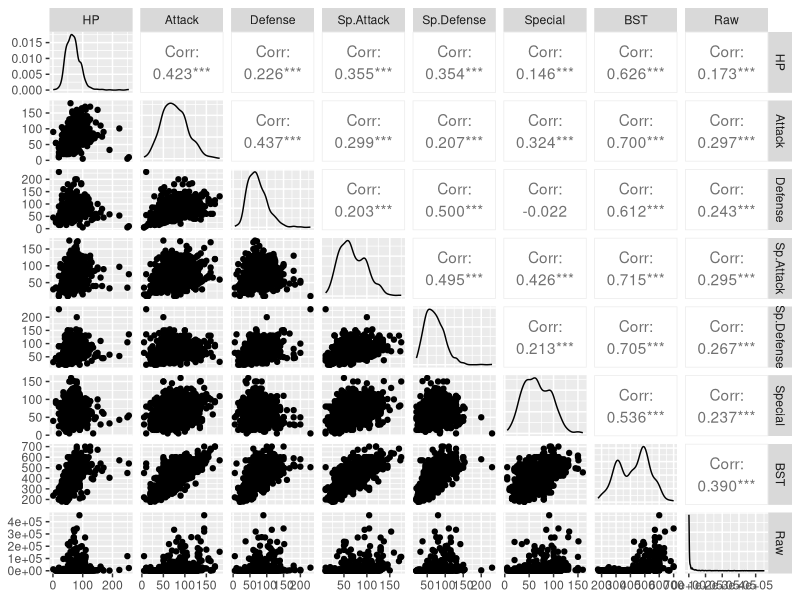
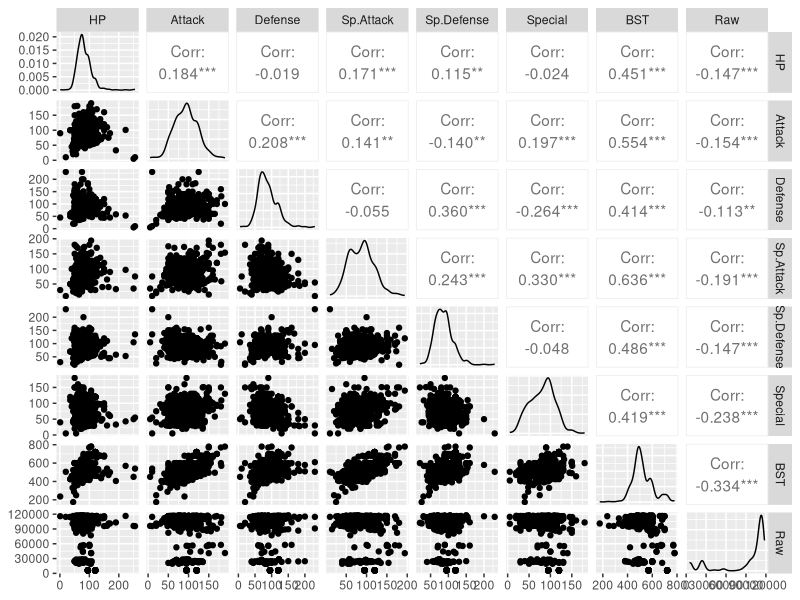
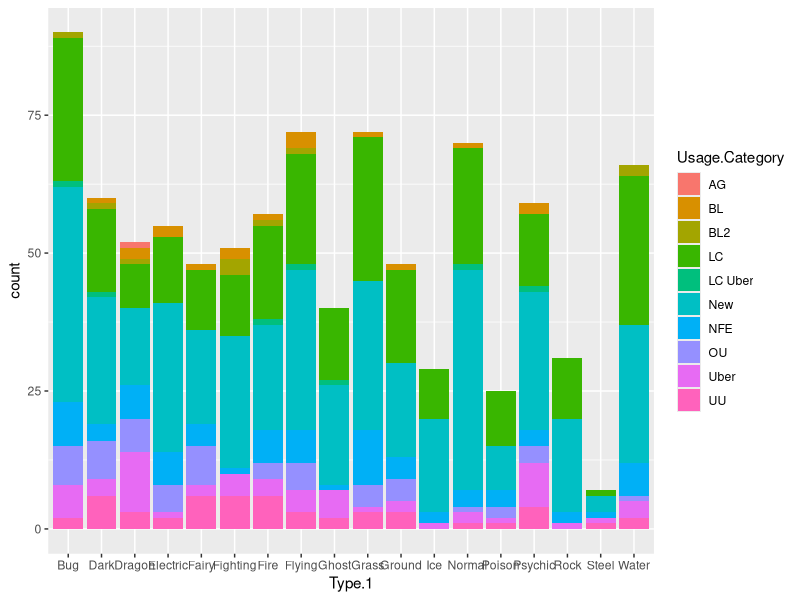
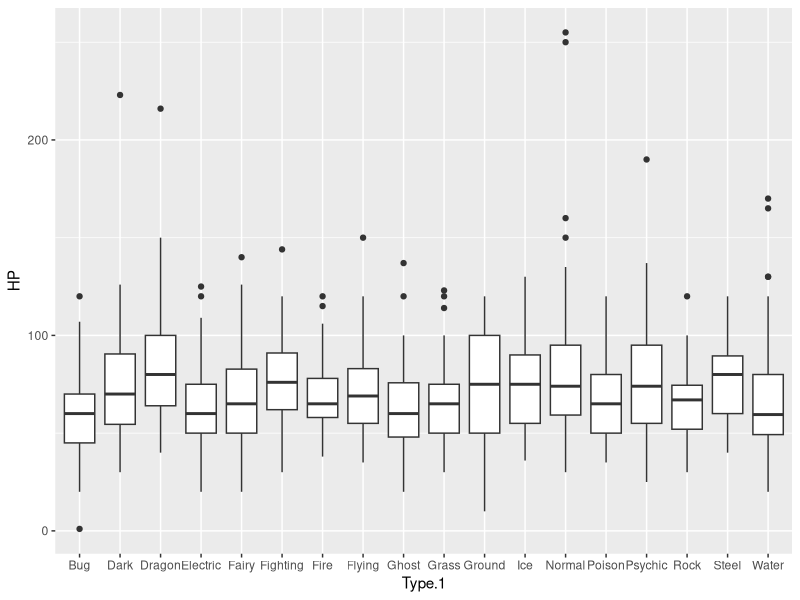
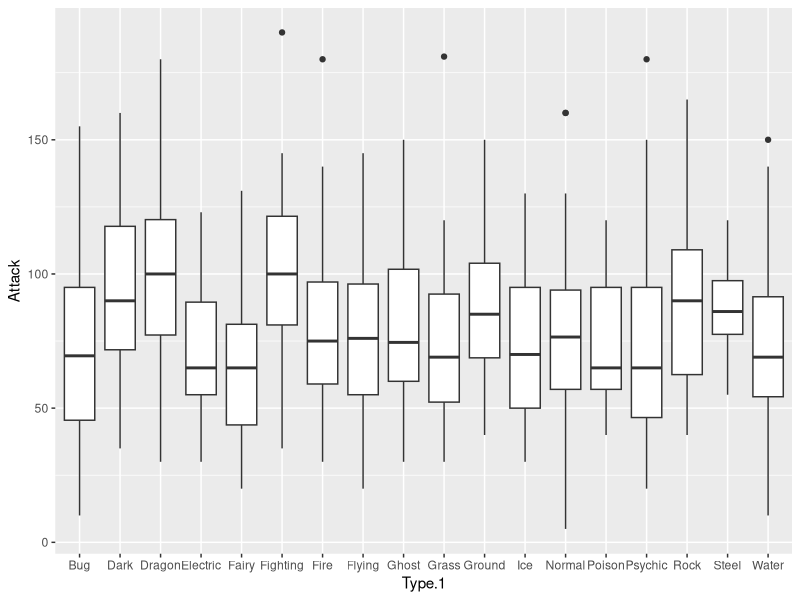
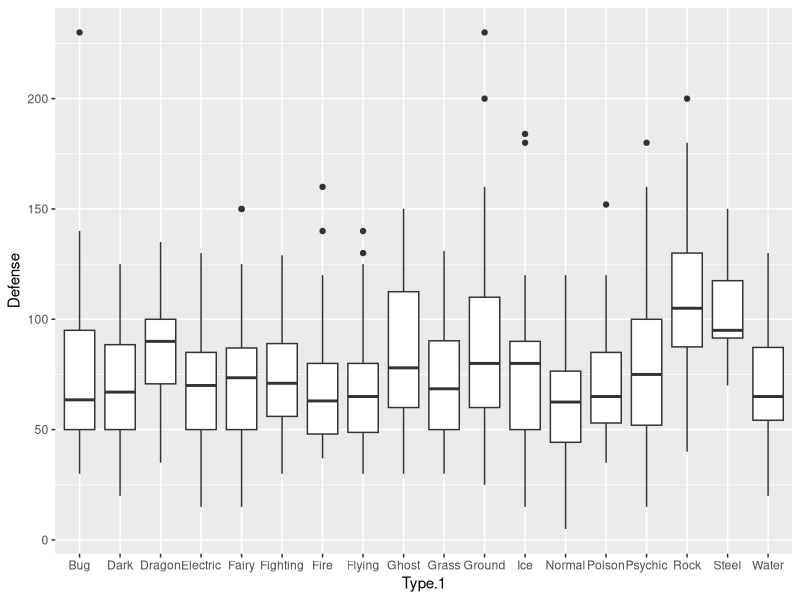
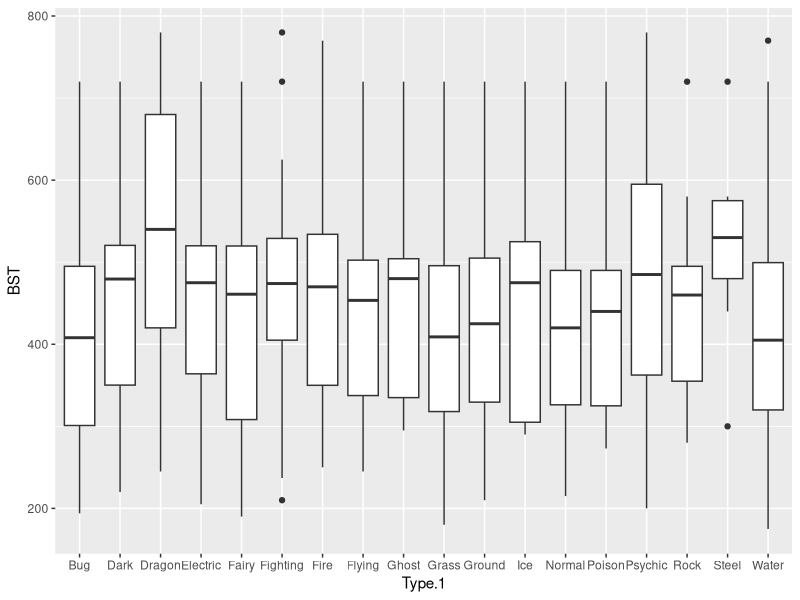
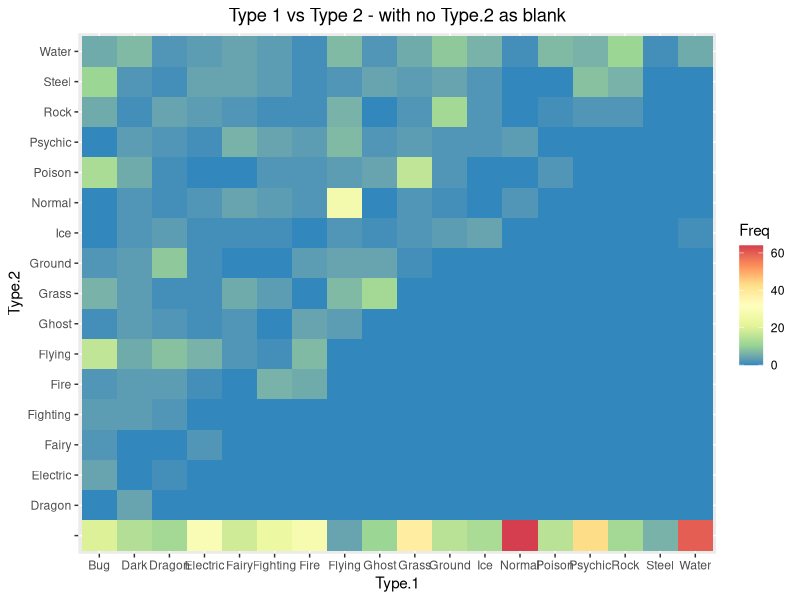

Reproduce these figures in R, in order.
## ---- chunk 1
knitr::opts_chunk$set(echo = TRUE)
## ---- chunk 2
library(ggplot2)
library(GGally)
library(tidyr)
library(gridExtra)
library(arm)
getwd()
## ---- chunk 3
Pokemon.Attributes = read.csv('data/Pokeys.csv')
OverUsed = read.csv('data/gen7ou-0.txt',skip = 2)
OverUsed1500 = read.csv('data/gen7ou-1500.txt',skip = 2)
OverUsed1695 = read.csv('data/gen7ou-1695.txt',skip = 2)
OverUsed1825 = read.csv('data/gen7ou-1825.txt',skip = 2)
UnderUsed = read.csv('data/gen7uu-0.txt',skip = 2)
RandomBattle = read.csv('data/gen7randombattle-0.txt',skip = 2)
Uber = read.csv('data/gen7ubers-0.txt',skip = 2)
LC = read.csv('data/gen7lc-0.txt',skip = 2)
OUPokemon <- merge(Pokemon.Attributes,OverUsed,by="Pokemon")
RUPokemon <- merge(Pokemon.Attributes,RandomBattle,by="Pokemon")

## ---- chunk 4
attach(OUPokemon)
ggpairs(data.frame(HP, Attack, Defense, Sp.Attack,Sp.Defense, Special, BST, Raw))
attach(RUPokemon)
ggpairs(data.frame(HP, Attack, Defense, Sp.Attack,Sp.Defense, Special, BST, Raw))
## ---- chunk 5
ggplot(Pokemon.Attributes,aes(x=Type.1,fill=Usage.Category)) + geom_histogram(stat="count")
ggplot(Pokemon.Attributes,aes(x=Type.1,y=HP)) + geom_boxplot()
ggplot(Pokemon.Attributes,aes(x=Type.1,y=Attack)) + geom_boxplot()+guides(fill=FALSE)
ggplot(Pokemon.Attributes,aes(x=Type.1,y=Defense)) + geom_boxplot()+guides(fill=FALSE)
ggplot(Pokemon.Attributes,aes(x=Type.1,y=BST)) + geom_boxplot()+guides(fill=FALSE)

attach(Pokemon.Attributes)
ggplot(data = as.data.frame(table(Type.1,Type.2)), aes(x = Type.1, y = Type.2)) +geom_tile(aes(fill=Freq))+ scale_fill_distiller(palette="Spectral") + ggtitle("Type 1 vs Type 2 - with no Type.2 as blank") + theme(plot.title = element_text(hjust = 0.5))


type1_type_2 = as.data.frame(table(Type.1,Type.2))
type1_type_2 <- type1_type_2[(type1_type_2$Type.2 != ''),]
ggplot(data = type1_type_2, aes(x = Type.1, y = Type.2,fill=Freq)) + geom_tile() + scale_fill_distiller(palette="Spectral") + ggtitle("Type 1 vs Type 2 - when Type 2 available") + theme(plot.title = element_text(hjust = 0.5))



ggplot(Pokemon.Attributes,aes(x=Generation,fill=Usage.Category)) + geom_histogram(stat="count")
ggplot(Pokemon.Attributes,aes(x=factor(Generation),y=HP,fill=Usage.Category)) + geom_boxplot()
ggplot(Pokemon.Attributes,aes(x=factor(Generation),y=Attack)) + geom_boxplot()+guides(fill=FALSE)
ggplot(Pokemon.Attributes,aes(x=factor(Generation),y=Defense)) + geom_boxplot()+guides(fill=FALSE)
ggplot(Pokemon.Attributes,aes(x=factor(Generation),y=BST)) + geom_boxplot()+guides(fill=FALSE)
ggplot(Pokemon.Attributes,aes(x=factor(Generation),y=BST,fill=Usage.Category)) + geom_boxplot()
## ---- chunk 6
ggplot(Pokemon.Attributes, aes(x = Attack, y = Type.1)) + geom_point() + theme(axis.text.y = element_text(size = 7)) + facet_wrap(~factor(Generation), ncol = 1)
ggplot(Pokemon.Attributes, aes(x = Defense, y = Type.1)) + geom_point() + theme(axis.text.y = element_text(size = 7)) + facet_wrap(~factor(Generation), ncol = 1)
ggplot(Pokemon.Attributes, aes(x = BST, y = Type.1)) + geom_point() + theme(axis.text.y = element_text(size = 7)) + facet_wrap(~factor(Generation), ncol = 2)
detach(Pokemon.Attributes)
detach(OUPokemon)
detach(RUPokemon)
## ---- chunk 7
OUPokemon <- merge(Pokemon.Attributes,OverUsed,by="Pokemon")
#OUPokemon <- OUPokemon[order(OUPokemon$Raw,decreasing = TRUE),]
RUPokemon <- merge(Pokemon.Attributes,RandomBattle,by="Pokemon")
UUPokemon <- merge(Pokemon.Attributes,UnderUsed,by="Pokemon")
UberPokemon <- merge(Pokemon.Attributes,Uber,by="Pokemon")
LCPokemon <- merge(Pokemon.Attributes,LC,by="Pokemon")

ggplot(OUPokemon, aes(x = Raw)) + geom_histogram()

summary(OUPokemon$Raw)

ggplot(OUPokemon, aes(x = Raw, color = factor(Usage.Category), fill = factor(Usage.Category))) + geom_histogram()

ggplot(OUPokemon, aes(x = Raw, color = factor(Usage.Category), fill = factor(Usage.Category))) + geom_histogram() + facet_wrap(~Usage.Category, ncol = 1)

ggplot(OUPokemon, aes(x = log(Raw), color = factor(Usage.Category), fill = factor(Usage.Category))) + geom_histogram() + facet_wrap(~Usage.Category, ncol = 1)

ggplot(OUPokemon, aes(x = Raw, color = factor(Generation), fill = factor(Generation))) + geom_histogram() + facet_wrap(~Generation, ncol = 1)

ggplot(OUPokemon, aes(x = log(Raw), color = factor(Generation), fill = factor(Generation))) + geom_histogram() + facet_wrap(~Generation, ncol = 1)

ggplot(OUPokemon, aes(x = Raw, color = factor(Type.1), fill = factor(Type.1))) + geom_histogram() + facet_wrap(~Type.1, ncol = 1)

ggplot(OUPokemon, aes(x = log(Raw), color = factor(Type.1), fill = factor(Type.1))) + geom_histogram() + facet_wrap(~Type.1, ncol = 1)

pOU <- ggplot(OUPokemon, aes(x=log2(Raw), fill=Usage.Category, color=Usage.Category)) + geom_histogram()
pUU <- ggplot(UUPokemon, aes(x=log2(Raw), fill=Usage.Category, color=Usage.Category)) + geom_histogram()
pUber <- ggplot(UberPokemon, aes(x=log2(Raw), fill=Usage.Category, color=Usage.Category)) + geom_histogram()
pLC <- ggplot(LCPokemon, aes(x=log2(Raw), fill=Usage.Category, color=Usage.Category)) + geom_histogram()
pRandom <- ggplot(RUPokemon, aes(x=log2(Raw), fill=Usage.Category, color=Usage.Category)) + geom_histogram()

pOURe <- ggplot(OUPokemon, aes(x=log2(Real+1), fill=Usage.Category, color=Usage.Category)) + geom_histogram()
pUURe <- ggplot(UUPokemon, aes(x=log2(Real+1), fill=Usage.Category, color=Usage.Category)) + geom_histogram()
pUberRe <- ggplot(UberPokemon, aes(x=log2(Real+1), fill=Usage.Category, color=Usage.Category)) + geom_histogram()
pLCRe <- ggplot(LCPokemon, aes(x=log2(Real+1), fill=Usage.Category, color=Usage.Category)) + geom_histogram()
pRandomRe <- ggplot(RUPokemon, aes(x=log2(Real+1), fill=Usage.Category, color=Usage.Category)) + geom_histogram()

#grid.arrange(pUber, pOU, pUU, pLC, pRandom)
grid.arrange(pUber,pUberRe, pOU,pOURe, pUU,pUURe, pLC,pLCRe, pRandom,pRandomRe, ncol=2)
ggplot(Pokemon.Attributes,aes(x=Usage.Category,fill=factor(Generation))) + geom_histogram(stat="count")

pOU <- ggplot(OUPokemon, aes(x=log2(Raw), fill=factor(Generation), color=factor(Generation))) + geom_histogram()
pUU <- ggplot(UUPokemon, aes(x=log2(Raw), fill=factor(Generation), color=factor(Generation))) + geom_histogram()
pUber <- ggplot(UberPokemon, aes(x=log2(Raw), fill=factor(Generation), color=factor(Generation))) + geom_histogram()
pLC <- ggplot(LCPokemon, aes(x=log2(Raw), fill=factor(Generation), color=factor(Generation))) + geom_histogram()
pRandom <- ggplot(RUPokemon, aes(x=log2(Raw), fill=factor(Generation), color=factor(Generation))) + geom_histogram()

grid.arrange(pUber, pOU, pUU, pLC, pRandom)


pOU <- ggplot(OUPokemon[(OUPokemon$Real.percentage > 2),], aes(x=Real.percentage, fill=factor(Generation), color=factor(Generation))) + geom_histogram(bins = 10)
pUU <- ggplot(UUPokemon[(UUPokemon$Real.percentage > 2),], aes(x=Real.percentage, fill=factor(Generation), color=factor(Generation))) + geom_histogram(bins = 10)
pUber <- ggplot(UberPokemon[(UberPokemon$Real.percentage > 2),], aes(x=Real.percentage, fill=factor(Generation), color=factor(Generation))) + geom_histogram(bins = 10)
pLC <- ggplot(LCPokemon[(LCPokemon$Real.percentage > 2),], aes(x=Real.percentage, fill=factor(Generation), color=factor(Generation))) + geom_histogram(bins = 10)
pRandom <- ggplot(RUPokemon[(RUPokemon$Real.percentage > 1),], aes(x=Real.percentage, fill=factor(Generation), color=factor(Generation))) + geom_histogram(bins = 10)

grid.arrange(pUber, pOU, pUU, pLC, pRandom)


#pOU <- ggplot(OUPokemon[(OUPokemon$Real.percentage > 10),], aes(x=Real.percentage, fill=factor(Generation), color=factor(Generation))) + geom_histogram(bins = 5)
#pUU <- ggplot(UUPokemon[(UUPokemon$Real.percentage > 10),], aes(x=Real.percentage, fill=factor(Generation), color=factor(Generation))) + geom_histogram(bins = 5)
#pUber <- ggplot(UberPokemon[(UberPokemon$Real.percentage > 10),], aes(x=Real.percentage, fill=factor(Generation), color=factor(Generation))) + geom_histogram(bins = 10)
#pLC <- ggplot(LCPokemon[(LCPokemon$Real.percentage > 10),], aes(x=Real.percentage, fill=factor(Generation), color=factor(Generation))) + geom_histogram(bins = 5)
#pRandom <- ggplot(RUPokemon[(RUPokemon$Real.percentage > 1.3),], aes(x=Real.percentage, fill=factor(Generation), color=factor(Generation))) + geom_histogram(bins = 5)

#grid.arrange(pUber, pOU, pUU, pLC, pRandom)
## ---- chunk 8
ggplot(OUPokemon, aes(x = BST, y = log(Real+1), color = factor(Generation))) + geom_point()
ggplot(OUPokemon, aes(x = Attack, y = log(Real+1), color = factor(Generation))) + geom_point()
ggplot(OUPokemon, aes(x = Defense, y = log(Real+1), color = factor(Generation))) + geom_point()





#ggplot(OUPokemon, aes(x = BST, y = log(Real+1), color = Ability.1)) + geom_point()
#ggplot(OUPokemon, aes(x = BST, y = log(Real+1), group = Ability.1, color = Ability.1)) + geom_point() + geom_smooth(method.args = list(degree = 1), se=FALSE)
## ---- chunk 9
ggplot(UberPokemon, aes(x = BST, y = log(Real+1), group = Generation, color = factor(Generation))) + geom_point() + geom_smooth(method.args = list(degree = 1), se=FALSE)
ggplot(OUPokemon, aes(x = BST, y = log(Real+1), group = Generation, color = factor(Generation))) + geom_point() + geom_smooth(method.args = list(degree = 1), se=FALSE)
ggplot(UUPokemon, aes(x = BST, y = log(Real+1), group = Generation, color = factor(Generation))) + geom_point() + geom_smooth(method.args = list(degree = 1), se=FALSE)
ggplot(RUPokemon, aes(x = BST, y = log(Real+1), group = Generation, color = factor(Generation))) + geom_point() + geom_smooth(method.args = list(degree = 1), se=FALSE)
## ---- chunk 10
ggplot(OUPokemon, aes(x = BST, y = log(Real+1), color = Type.1)) + geom_point()
ggplot(OUPokemon, aes(x = BST, y = log(Real+1), group = Type.1, color = Type.1)) + geom_point() + geom_smooth(method.args = list(degree = 1), se=FALSE)
## ---- chunk 11
ggplot(OUPokemon, aes(x = BST, y = log(Real+1), group = Types, color = factor(Types))) + geom_point() + geom_smooth(method.args = list(degree = 1), se=FALSE)
## ---- chunk 12
constant.glm = glm(Raw ~ 1, family = poisson, data = OUPokemon)
display(constant.glm)
## ---- chunk 13
offset.glm = glm(Raw ~ 1, family = poisson, offset = log(BST), data = OUPokemon)
display(offset.glm)
## ---- chunk 14
bst.glm = glm(Raw ~ BST, family = poisson, data = OUPokemon)
display(bst.glm)
## ---- chunk 15
bst.UC.glm = glm(Raw ~ Attack + Defense + Special + Sp.Attack + Sp.Defense + HP +factor(Usage.Category) + factor(Generation), family = poisson, data = OUPokemon)
deviance(bst.UC.glm)
## ---- chunk 16
fitted = fitted.values(bst.UC.glm)
resid = residuals(bst.UC.glm, type = "response")
df = data.frame(OUPokemon, .fitted = fitted, .resid = resid)
ggplot(df, aes(x = .fitted, y = .resid)) + geom_point() + geom_smooth(span = 1, method.args = list(degree = 1))
## ---- chunk 17
std.resid = resid/sqrt(fitted)
df$.std.resid = std.resid
ggplot(df, aes(x = log(.fitted), y = .std.resid)) + geom_point() + geom_smooth(span = 1, method.args = list(degree = 1))

## ---- chunk 18
overdispersion = sum(std.resid^2)/df.residual(bst.UC.glm)
overdispersion
sim1 = rpois(nrow(OUPokemon), lambda = fitted.values(bst.UC.glm))
summary(sim1)
summary(OUPokemon$Raw)

p1  <- ggplot(OUPokemon, aes(x = Raw)) + geom_histogram()
p2 <- ggplot(data.frame(sim1), aes(x = sim1)) + geom_histogram()
grid.arrange(p1, p2)

## ---- chunk 19
constant.glm = glm(Raw ~ 1, family = poisson, data = UberPokemon)
display(constant.glm)
## ---- chunk 20
offset.glm = glm(Raw ~ 1, family = poisson, offset = log(BST), data = UberPokemon)
display(offset.glm)
## ---- chunk 21
bst.glm = glm(Raw ~ BST, family = poisson, data = UberPokemon)
display(bst.glm)
## ---- chunk 22
bst.UC.glm = glm(Raw ~ Attack + Defense + Special + Sp.Attack + Sp.Defense + HP +factor(Usage.Category) + factor(Generation), family = poisson, data = UberPokemon)
deviance(bst.UC.glm)
## ---- chunk 23
fitted = fitted.values(bst.UC.glm)
resid = residuals(bst.UC.glm, type = "response")
df = data.frame(UberPokemon, .fitted = fitted, .resid = resid)
ggplot(df, aes(x = .fitted, y = .resid)) + geom_point() + geom_smooth(span = 1, method.args = list(degree = 1))
## ---- chunk 24
std.resid = resid/sqrt(fitted)
df$.std.resid = std.resid
ggplot(df, aes(x = log(.fitted), y = .std.resid)) + geom_point() + geom_smooth(span = 1, method.args = list(degree = 1))

## ---- chunk 25
overdispersion = sum(std.resid^2)/df.residual(bst.UC.glm)
overdispersion
sim1 = rpois(nrow(UberPokemon), lambda = fitted.values(bst.UC.glm))
summary(sim1)
summary(UberPokemon$Raw)

p1  <- ggplot(UberPokemon, aes(x = Raw)) + geom_histogram(breaks = seq(0, 200000, 5000))
p2 <- ggplot(data.frame(sim1), aes(x = sim1)) + geom_histogram(breaks = seq(0, 200000, 5000))
grid.arrange(p1, p2)
## ---- chunk 26
OverUsedG1 = read.csv('data/gen1ou-0.txt',skip = 2)
OverUsedG1 <- merge(Pokemon.Attributes,OverUsedG1,by="Pokemon")
constant.glm = glm(Raw ~ 1, family = poisson, data = OverUsedG1)
display(constant.glm)
## ---- chunk 27
offset.glm = glm(Raw ~ 1, family = poisson, offset = log(BST), data = OverUsedG1)
display(offset.glm)
## ---- chunk 28
bst.glm = glm(Raw ~ BST, family = poisson, data = OverUsedG1)
display(bst.glm)
## ---- chunk 29
#bst.UC.glm = glm(Raw ~ Attack + Defense + Special + Sp.Attack + Sp.Defense + HP +factor(Usage.Category) + factor(Generation), family = poisson, data = OverUsedG1)
#deviance(bst.UC.glm)
## ---- chunk 30
#fitted = fitted.values(bst.UC.glm)
#resid = residuals(bst.UC.glm, type = "response")
#df = data.frame(OverUsedG1, .fitted = fitted, .resid = resid)
#ggplot(df, aes(x = .fitted, y = .resid)) + geom_point() + geom_smooth(span = 1, method.args = list(degree = 1))
## ---- chunk 31
#std.resid = resid/sqrt(fitted)
#df$.std.resid = std.resid
#ggplot(df, aes(x = log(.fitted), y = .std.resid)) + geom_point() + geom_smooth(span = 1, method.args = list(degree = 1))

## ---- chunk 32
#overdispersion = sum(std.resid^2)/df.residual(bst.UC.glm)
#overdispersion
#sim1 = rpois(nrow(OverUsedG1), lambda = fitted.values(bst.UC.glm))
#summary(sim1)
#summary(OverUsedG1$Raw)

#p1  <- ggplot(OverUsedG1, aes(x = Raw)) + geom_histogram(breaks = seq(0, 50000, 1000))
#p2 <- ggplot(data.frame(sim1), aes(x = sim1)) + geom_histogram(breaks = seq(0, 50000, 1000))
#grid.arrange(p1, p2)
